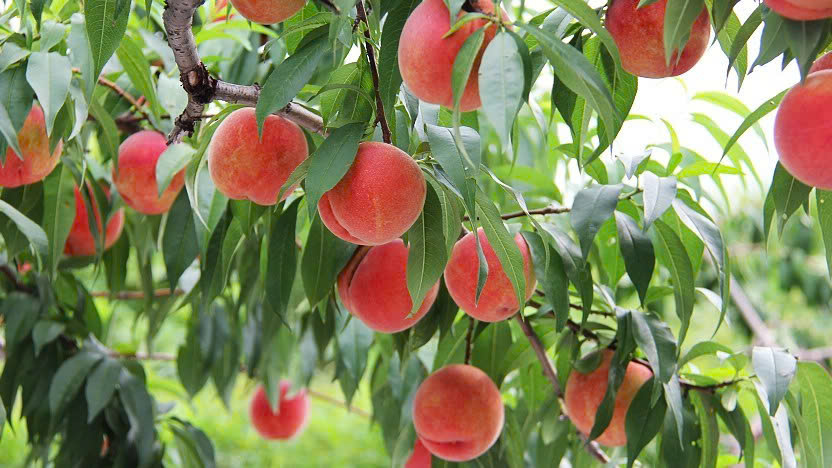
#> input picture images/peach.jpg, 832 x 468 px, found by its file name
$ python baitap_2_v1_3.py
#> lines starting #> are read from the running program, lines starting #| are printed output that depends on the picture; after the words box and inside, x2 and y2 are one past the last pixel; in counts of white or black regions, pixels touching at a corner belong together
#> further down, img is the input picture: shape (468, 832, 3); mean B, G, R 90.8, 133.7, 132.1
import cv2
import numpy as np


# ==== Hàm tăng cường kênh đỏ ====
def increase_red_channel(img, value):
#> called with value = 15
    result = img.copy()
    b, g, r = cv2.split(result)
    r = np.clip(r + value, 0, 255)
    result = cv2.merge([b, g, r])
    return result


# ==== Tính IOU giữa bounding box và hình tròn ====
def compute_iou(boxA, circleX, circleY, r):
    boxB = [circleX - r, circleY - r, circleX + r, circleY + r]
    xA = max(boxA[0], boxB[0])
    yA = max(boxA[1], boxB[1])
    xB = min(boxA[2], boxB[2])
    yB = min(boxA[3], boxB[3])
    interArea = max(0, xB - xA) * max(0, yB - yA)
    boxAArea = (boxA[2] - boxA[0]) * (boxA[3] - boxA[1])
    boxBArea = (boxB[2] - boxB[0]) * (boxB[3] - boxB[1])
    iou = interArea / float(boxAArea + boxBArea - interArea + 1e-5)
    return iou


# ==== Kiểm tra trùng hình tròn bằng IOU (không xét tâm) ====
def is_duplicate_circle(cx, cy, r, boxes, iou_thresh=0.3):
    for x1, y1, x2, y2 in boxes:
        if compute_iou((x1, y1, x2, y2), cx, cy, r) > iou_thresh:
            return True
    return False


def create_display_image(images, titles):
    n = len(images)
    if n == 0:
        return None

    # Tính số hàng và cột cần thiết
    nrows = (n - 1) // 3 + 1
    ncols = min(n, 3)

    # Chuẩn hóa kích thước ảnh
    height = 200
    width = 300

    # Tạo ảnh tổng hợp
    display = np.zeros((height * nrows, width * ncols, 3), dtype=np.uint8)

    for idx, (img, title) in enumerate(zip(images, titles)):
        i, j = idx // 3, idx % 3

        # Chuyển ảnh sang BGR nếu là ảnh grayscale
        if len(img.shape) == 2:
            img = cv2.cvtColor(img, cv2.COLOR_GRAY2BGR)

        # Resize ảnh
        img = cv2.resize(img, (width, height))

        # Chèn ảnh vào vị trí tương ứng
        display[i * height : (i + 1) * height, j * width : (j + 1) * width] = img

        # Thêm tiêu đề
        cv2.putText(
            display,
            title,
            (j * width + 10, i * height + 30),
            cv2.FONT_HERSHEY_SIMPLEX,
            0.7,
            (255, 255, 255),
            2,
        )

    return display


# ==== MAIN ====
# 1. Load và tiền xử lý ảnh
img = cv2.imread("images/peach.jpg")
resized = cv2.resize(img, (0, 0), fx=0.8, fy=0.8)
red_boosted = increase_red_channel(resized, 15)

# 2. Chuyển HSV và tạo mask đỏ
hsv = cv2.cvtColor(red_boosted, cv2.COLOR_BGR2HSV)
#> hsv: shape (374, 666, 3); mean H, S, V 39.7, 121.6, 156
mask1 = cv2.inRange(hsv, np.array([0, 100, 100]), np.array([10, 255, 255]))
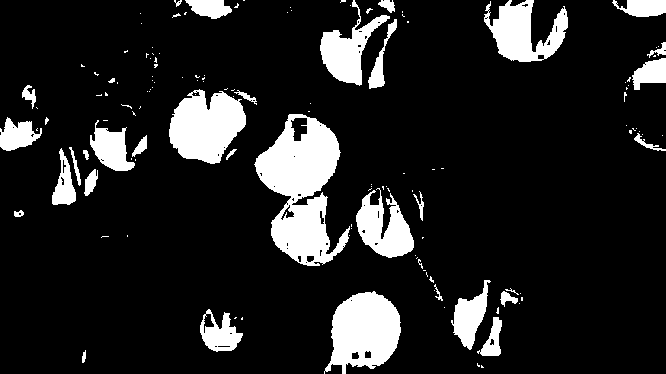
#> mask1: shape (374, 666); 13.5% white; 137 white regions (103 under 20 px), largest, box (x1, y1, x2, y2) and area: (254, 114, 350, 266) 7763, (324, 291, 401, 374) 4311, (169, 89, 246, 164) 4014
mask2 = cv2.inRange(hsv, np.array([160, 100, 100]), np.array([179, 255, 255]))
#> mask2: shape (374, 666); 2.3% white; 89 white regions (65 under 20 px), largest, box (x1, y1, x2, y2) and area: (621, 73, 666, 149) 2399, (325, 0, 360, 39) 768, (96, 106, 135, 132) 628
red_mask = cv2.bitwise_or(mask1, mask2)
#> red_mask: shape (374, 666); 15.8% white; 108 white regions (74 under 20 px), largest, box (x1, y1, x2, y2) and area: (254, 114, 350, 266) 8317, (324, 291, 401, 374) 4529, (169, 89, 246, 164) 4055

# 3. Morphology để làm sạch
kernel = cv2.getStructuringElement(cv2.MORPH_ELLIPSE, (7, 7))
cleaned_mask = cv2.morphologyEx(red_mask, cv2.MORPH_OPEN, kernel, iterations=2)
#> cleaned_mask: shape (374, 666); 13.7% white; 17 white regions, largest, box (x1, y1, x2, y2) and area: (255, 114, 340, 266) 7897, (324, 292, 401, 374) 4497, (169, 89, 246, 164) 3999
cleaned_mask = cv2.dilate(cleaned_mask, kernel, iterations=2)
#> cleaned_mask: shape (374, 666); 20.3% white; 14 white regions, largest, box (x1, y1, x2, y2) and area: (249, 108, 346, 272) 10532, (318, 286, 407, 374) 6021, (163, 83, 252, 170) 5571

# 4. Chuẩn bị kết quả cuối cùng
result_img = resized.copy()

# ==== Blob Detection ====
num_labels, labels, stats, _ = cv2.connectedComponentsWithStats(cleaned_mask)
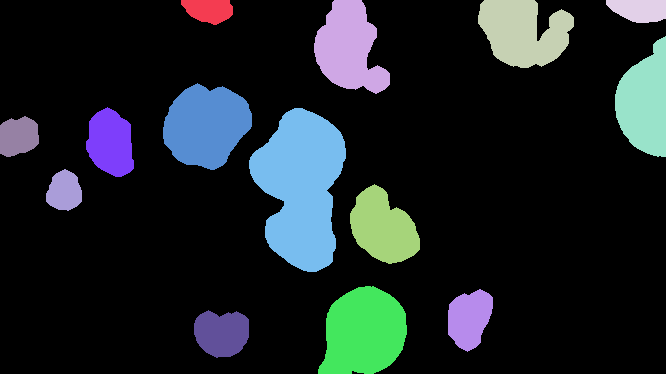
#> labels: shape (374, 666) int32; 15 distinct labels, from 0 to 14; one colour per label, 0 black
#> num_labels = 15; stats = 15 rows, first 6: [0, 0, 666, 374, 198637], [181, 0, 52, 25, 975], [314, 0, 76, 94, 4604], [478, 0, 96, 68, 4631], [606, 0, 60, 23, 1116], [615, 36, 51, 121, 4348]
peach_count = 0
detected_boxes = []

for i in range(1, num_labels):
    x, y, w, h, area = stats[i]
    aspect_ratio = w / float(h)
    if 800 < area < 15000 and 0.5 < aspect_ratio < 1.8:
        cv2.rectangle(result_img, (x, y), (x + w, y + h), (0, 255, 0), 2)
        cv2.putText(
            result_img,
            f"#{peach_count+1} Blob",
            (x, y - 8),
            cv2.FONT_HERSHEY_SIMPLEX,
            0.5,
            (0, 255, 0),
            2,
        )
        peach_count += 1
        detected_boxes.append((x, y, x + w, y + h))
#> this loop made 14 passes
#> (x, y, w, h, area, aspect_ratio) on passes 1 to 12: (181, 0, 52, 25, 975, 2.08), (314, 0, 76, 94, 4604, 0.809), (478, 0, 96, 68, 4631, 1.41), (606, 0, 60, 23, 1116, 2.61), (615, 36, 51, 121, 4348, 0.421), (163, 83, 89, 87, 5571, 1.02), (86, 107, 48, 70, 2484, 0.686), (249, 108, 97, 164, 10532, 0.591), (0, 116, 39, 41, 1277, 0.951), (46, 169, 36, 42, 1118, 0.857), (350, 184, 70, 80, 3666, 0.875), (318, 286, 89, 88, 6021, 1.01)
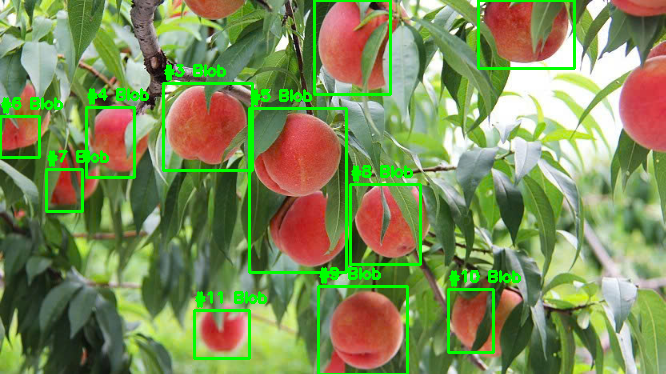
#> result_img: shape (374, 666, 3); mean B, G, R 86.4, 140.6, 126
#> after the loop, detected_boxes = [(314, 0, 390, 94), (478, 0, 574, 68), (163, 83, 252, 170), (86, 107, 134, 177), (249, 108, 346, 272), (0, 116, 39, 157), (46, 169, 82, 211), (350, 184, 420, 264), (318, 286, 407, 374), (448, 289, 493, 352), (194, 310, 249, 358)]; peach_count = 11

# ==== Hough Circles Detection ====
gray = cv2.cvtColor(red_boosted, cv2.COLOR_BGR2GRAY)
masked_gray = cv2.bitwise_and(gray, gray, mask=cleaned_mask)
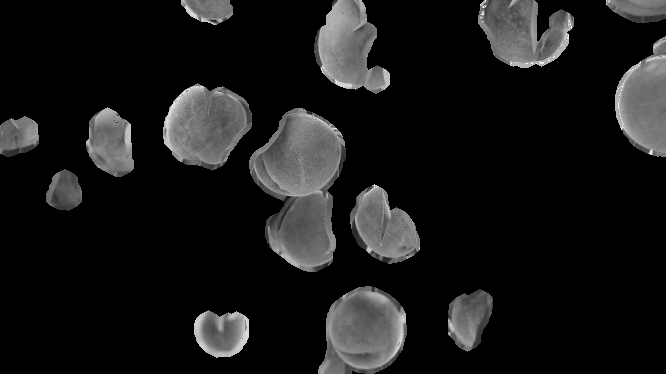
#> masked_gray: shape (374, 666); min 0, max 254, mean 24

circles = cv2.HoughCircles(
    masked_gray,
    cv2.HOUGH_GRADIENT,
    dp=1.2,
    minDist=30,
    param1=100,
    param2=40,
    minRadius=20,
    maxRadius=60,
)
#> circles = [[300.6, 154.2, 38.84], [366.6, 328.2, 40.76], [205.8, 123, 39.92], [663, 103.8, 49.16], [315, 227.4, 35.48], [389.4, 222.6, 35.48]]

if circles is not None:
    circles = np.uint16(np.around(circles[0, :]))
#> circles = [[301, 154, 39], [367, 328, 41], [206, 123, 40], [663, 104, 49], [315, 227, 35], [389, 223, 35]]
    for x, y, r in circles:
        if not is_duplicate_circle(x, y, r, detected_boxes):
            cv2.circle(result_img, (x, y), r, (255, 0, 0), 2)
            cv2.putText(
                result_img,
                f"#{peach_count+1} Circle",
                (x - r, y - r - 8),
                cv2.FONT_HERSHEY_SIMPLEX,
                0.5,
                (255, 0, 0),
                2,
            )
            peach_count += 1
#> this loop made 6 passes
#> (x, y, r) on passes 1, 3: (301, 154, 39), (206, 123, 40)
#> (x, y, r) on passes 2, 6: (367, 328, 41), (389, 223, 35)
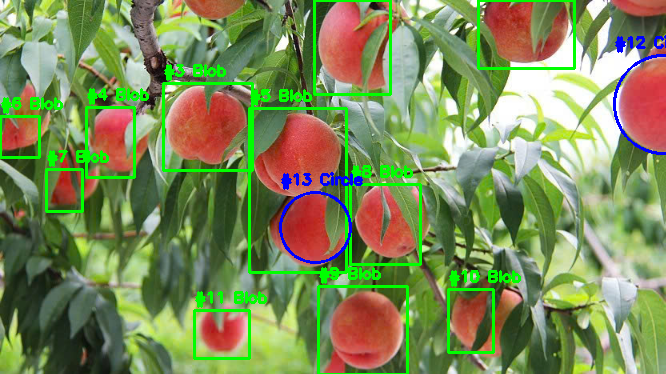
#> result_img: shape (374, 666, 3); 0.8% of pixels changed, all inside (x1, y1, x2, y2) = (279, 35, 666, 264)
#> after the loop, peach_count = 13

# ==== Hiển thị tổng  số quả ====
cv2.putText(
    resized,
    f"Peach count: {peach_count}",
    (10, 30),
    cv2.FONT_HERSHEY_SIMPLEX,
    1.1,
    (0, 0, 255),
    3,
)

# Tạo list ảnh và tiêu đề để hiển thị
display_images = [
    resized,  # Ảnh gốc
    red_boosted,  # Ảnh tăng cường đỏ
    cv2.cvtColor(hsv, cv2.COLOR_HSV2BGR),  # Ảnh HSV
    cv2.cvtColor(red_mask, cv2.COLOR_GRAY2BGR),  # Mask đỏ
    cv2.cvtColor(cleaned_mask, cv2.COLOR_GRAY2BGR),  # Mask sau khi làm sạch
    result_img,  # Kết quả cuối cùng
]

display_titles = [
    "1. Original",
    "2. Red Boosted",
    "3. HSV",
    "4. Red Mask",
    "5. Cleaned Mask",
    "6. Final Result",
]

# Tạo và hiển thị ảnh tổng hợp
display = create_display_image(display_images, display_titles)
#> in create_display_image, `n = len(images)`: n = 6
#> in create_display_image, `nrows = (n - 1) // 3 + 1`: nrows = 2
#> in create_display_image, `ncols = min(n, 3)`: ncols = 3
#> the loop in create_display_image, `for idx, (img, title) in enumerate(zip(images, titles)):` made 6 passes
#> (title, i, j) on passes 1 to 6: ('1. Original', 0, 0), ('2. Red Boosted', 0, 1), ('3. HSV', 0, 2), ('4. Red Mask', 1, 0), ('5. Cleaned Mask', 1, 1), ('6. Final Result', 1, 2)
#> pass 1, in create_display_image, `img = cv2.resize(img, (width, height))`:
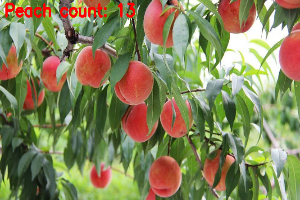
#> img: shape (200, 300, 3); mean of channels 0, 1, 2 89.5, 131.7, 133.3; drawn as B, G, R
#> after the loop in create_display_image, `for idx, (img, title) in enumerate(zip(images, titles)):`:
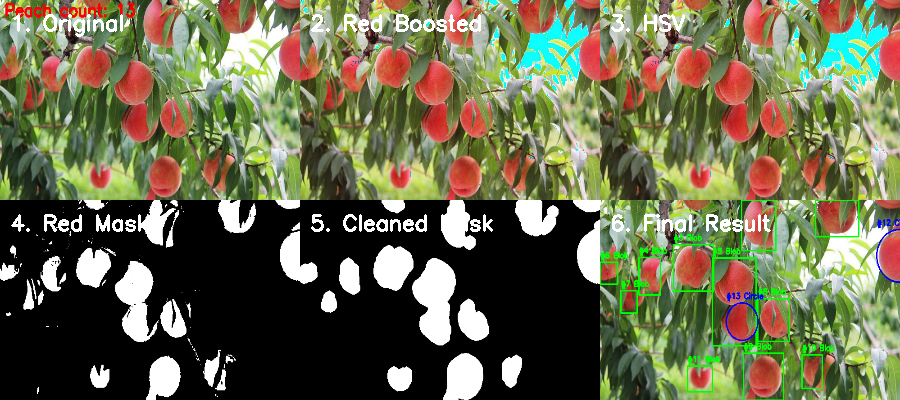
#> display: shape (400, 900, 3); mean of channels 0, 1, 2 77.8, 107.4, 106.4; drawn as B, G, R
cv2.imshow("Peach Detection Steps", display)
cv2.waitKey(0)
cv2.destroyAllWindows()

$ run again, with images/apple.jpg copied over images/peach.jpg
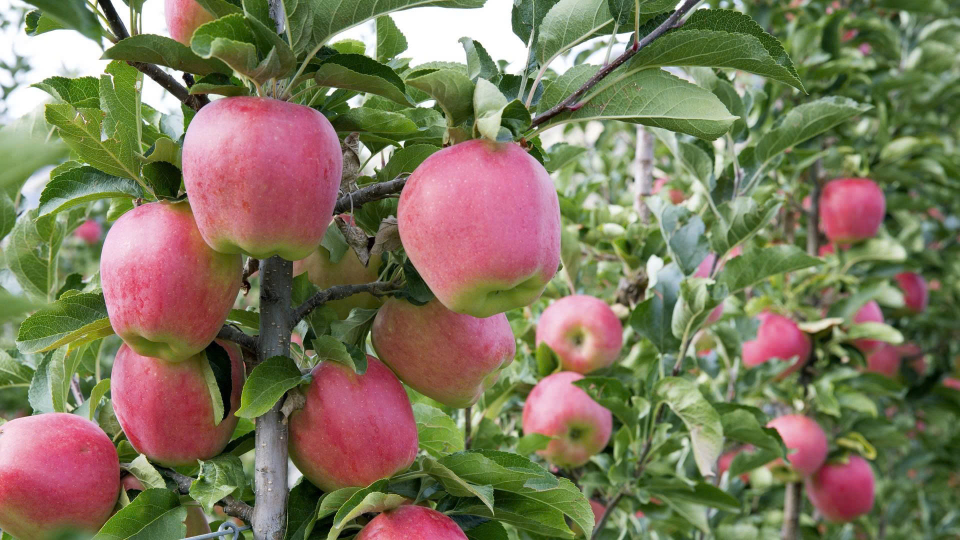
#> input picture images/apple.jpg, 1920 x 1080 px, found by its file name (shown at 1/2 size)
#> img is the input picture: shape (1080, 1920, 3); mean B, G, R 91.1, 118.6, 126.1
#> hsv: shape (864, 1536, 3); mean H, S, V 60.1, 122.9, 145.6
#> mask1: shape (864, 1536); 5.3% white; 383 white regions (267 under 20 px), largest, box (x1, y1, x2, y2) and area: (599, 492, 800, 622) 14829, (186, 324, 380, 551) 10236, (467, 601, 665, 777) 7917
#> mask2: shape (864, 1536); 14.5% white; 233 white regions (173 under 20 px), largest, box (x1, y1, x2, y2) and area: (638, 224, 892, 461) 38845, (303, 156, 545, 371) 34907, (501, 573, 668, 755) 20832
#> red_mask: shape (864, 1536); 19.8% white; 301 white regions (219 under 20 px), largest, box (x1, y1, x2, y2) and area: (638, 222, 892, 483) 41822, (303, 153, 545, 391) 40666, (467, 568, 669, 777) 30072
#> `num_labels, labels, stats, _ = cv2.connectedComponentsWithStats(cleane..`:
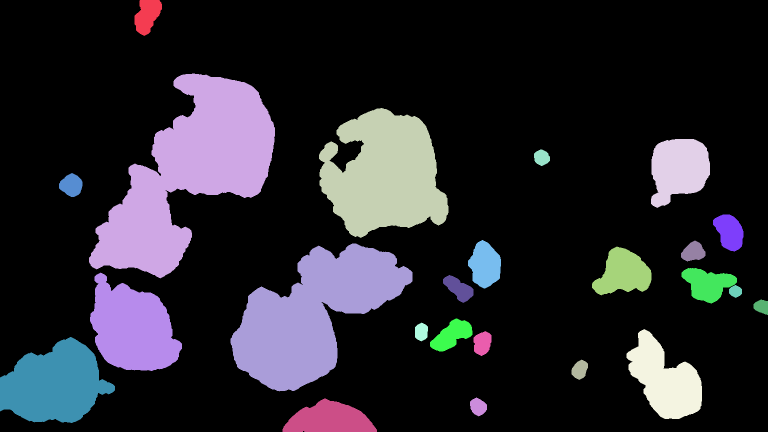
#> labels: shape (864, 1536) int32 (shown at 1/2 size); 25 distinct labels, from 0 to 24; one colour per label, 0 black
#> num_labels = 25; stats = 25 rows, first 6: [0, 0, 1536, 864, 1030773], [269, 0, 55, 72, 2677], [178, 147, 372, 410, 72159], [638, 216, 259, 260, 45869], [1302, 278, 118, 138, 12130], [1068, 299, 32, 33, 783]
#> the loop `for i in range(1, num_labels):` made 24 passes
#> (x, y, w, h, area, aspect_ratio) on passes 1 to 8: (269, 0, 55, 72, 2677, 0.764), (178, 147, 372, 410, 72159, 0.907), (638, 216, 259, 260, 45869, 0.996), (1302, 278, 118, 138, 12130, 0.855), (1068, 299, 32, 33, 783, 0.97), (118, 346, 47, 48, 1589, 0.979), (1426, 429, 61, 74, 3148, 0.824), (936, 480, 66, 97, 4467, 0.68)
#> after the loop `for i in range(1, num_labels):`: detected_boxes = 13 items, first 6: (269, 0, 324, 72), (1302, 278, 1420, 416), (118, 346, 165, 394), (1426, 429, 1487, 503), (936, 480, 1002, 577), (1362, 481, 1411, 523); peach_count = 13
#> `circles = cv2.HoughCircles( masked_gray, cv2.HOUGH_GRADIENT, dp=1.2, m..`: circles = [[352.2, 310.2, 23.6]]
#> `circles = np.uint16(np.around(circles[0, :]))`: circles = [[352, 310, 24]]
#> the loop `for x, y, r in circles:` made 1 pass
#> (x, y, r) on pass 1: (352, 310, 24)
#> after the loop `for x, y, r in circles:`: peach_count = 14
#> n = 6
#> nrows = 2
#> ncols = 3
#> the loop in create_display_image, `for idx, (img, title) in enumerate(zip(images, titles)):` made 6 passes
#> (title, i, j) on passes 1 to 6: ('1. Original', 0, 0), ('2. Red Boosted', 0, 1), ('3. HSV', 0, 2), ('4. Red Mask', 1, 0), ('5. Cleaned Mask', 1, 1), ('6. Final Result', 1, 2)
#> after the loop in create_display_image, `for idx, (img, title) in enumerate(zip(images, titles)):`:
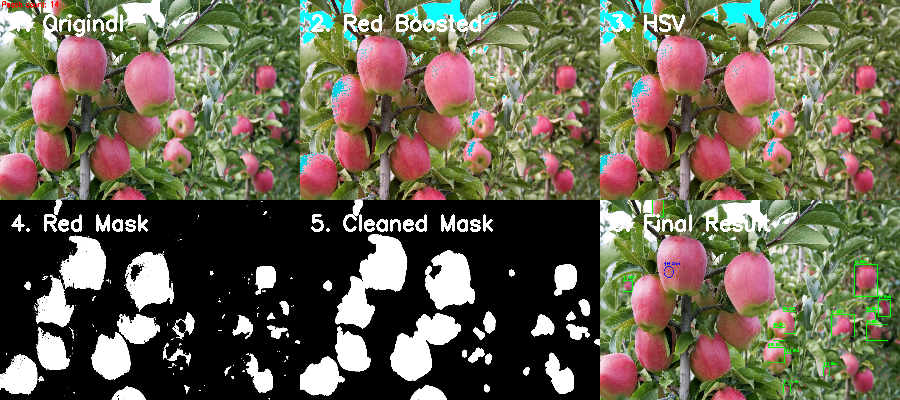
#> display: shape (400, 900, 3); mean of channels 0, 1, 2 81.1, 99.7, 106.4; drawn as B, G, R
